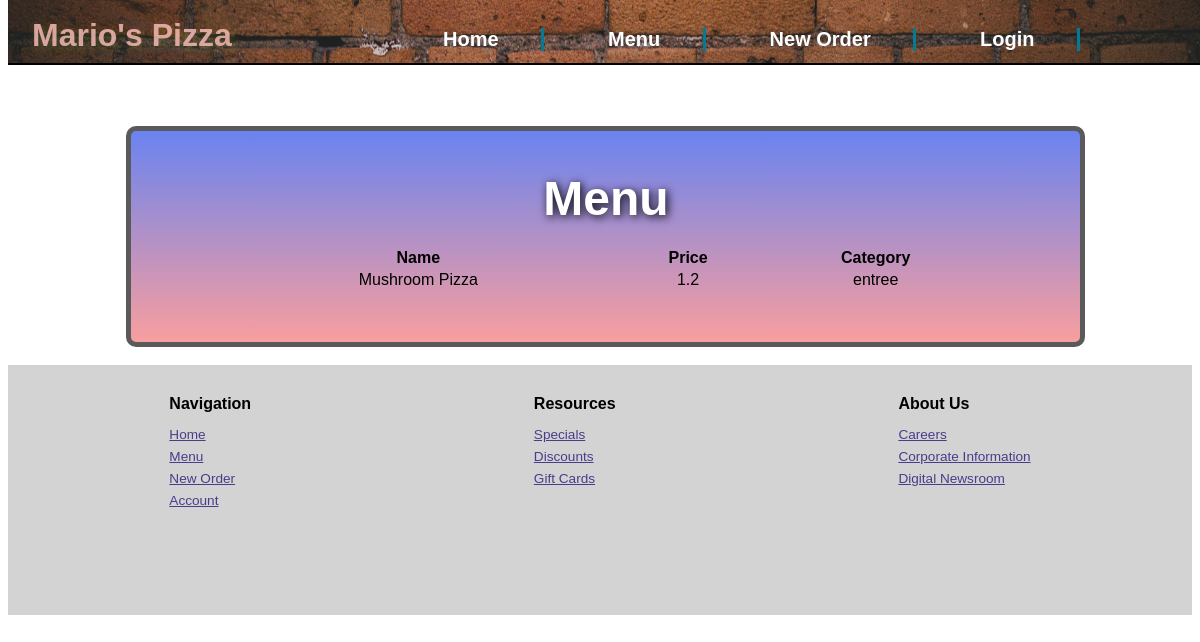
Before: /foods with the older database file.
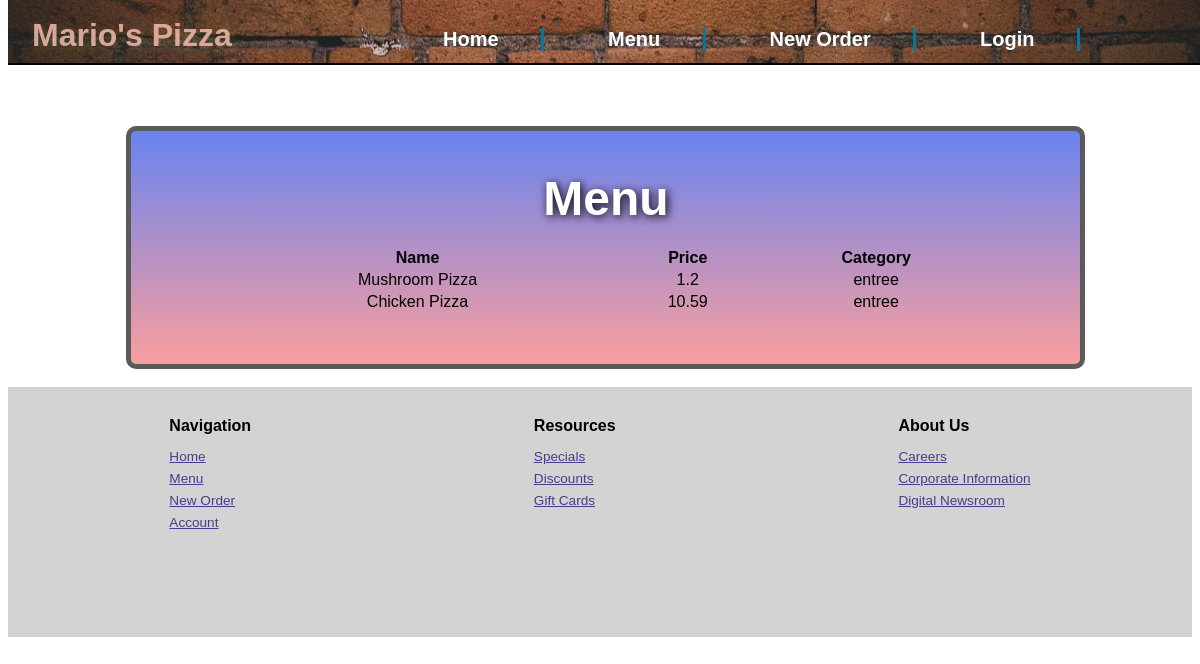
After: the same page with the newer database file.
### models.py (models this page shows)
class Food(db.Model):
    id = db.Column(db.Integer, primary_key=True)
    name = db.Column(db.String(50))
    price = db.Column(db.Float)
    category=db.Column(db.String(50))

### routes.py (the view)
@app.route('/foods', methods=['GET'])
def food_list():
    food_items = Food.query.all()
    return render_template('foods.html', food_items=food_items)

### templates/foods.html
{% extends 'base.html' %}
{% block content %}
        <div class="topcontainer" id="menutop">
            <h2>Menu</h2>
            <table>
            <thead>
                <tr>
                    <th>Name</th>
                    <th>Price</th>
                    <th>Category</th>
                </tr>
            </thead>
            <tbody>
                {% for food_item in food_items %}
                <tr>
                    <td>{{ food_item.name }}</td>
                    <td>{{ food_item.price }}</td>
                    <td>{{ food_item.category }}</td>
                </tr>
                {% endfor %}
            </tbody>
            </table>
        </div>
        {% endblock %}

### templates/base.html (shortened to what this page needs)
<!DOCTYPE html>
<html>
<head>
<link rel=stylesheet href=" {{ url_for('static', filename='css/main.css') }}">
</head>
<header>
    <h1>Mario's Pizza  </h1>
    <nav class="topnav">
        <ul class="navlist">
            {% if current_user.is_authenticated %}
                <li><a href="/logout">Logout</a></li>
                {% if current_user.is_admin() is not true %}
                    <li><a href="/orderhistory">Order History</a></li>
                {% endif %}
            {% else %}
                <li><a href="/login">Login</a></li>
            {% endif %}
            <li><a href="/order">New Order</a></li>
            <li><a href="/foods">Menu</a></li>
            <li><a href="/">Home</a></li>
        </ul>
    </nav>
</header>
Welcome to food ordering app
<body>
    <div class="gridcontainer">
        {% block content %}{% endblock %}
    </div>
</body>
<br/>
<footer>
    <div class="footerone">
        <h3>Navigation</h3>
        <p><a href="/">Home</a></p>
        <p><a href="/foods">Menu</a></p>
        <p><a href="/order">New Order</a></p>
        <p><a href="/login">Account</a></p>
    </div>
    <div class="footertwo">
        <h3>Resources</h3>
        <p><a href="/comingsoon">Specials</a></p>
        <p><a href="/comingsoon">Discounts</a></p>
        <p><a href="/comingsoon">Gift Cards</a></p>
    </div>
    <div class="footerthree">
        <h3>About Us</h3>
        <p><a href="/comingsoon">Careers</a></p>
        <p><a href="/comingsoon">Corporate Information</a></p>
        <p><a href="/comingsoon">Digital Newsroom</a></p>
    </div>
</footer>
</html>

### static/css/main.css (style rules this page uses)
* { box-sizing: border-box; font-size: 16px; font-family: Arial, Helvetica, sans-serif; }
body { display: relative; height: 100vh; }
.gridcontainer { grid-template-columns: repeat(20, 1fr); grid-template-rows: repeat(20, 1fr); grid-auto-rows: minmax( 100px, 300px); width: 81%; margin-top: 100px; margin-left: 10%; margin-right: 10%; }
header { position: fixed; top: 0px; width: 100vw; height: 8%; color: rgb(249, 171, 171); font-family: "arial", sans-serif; background-image: url('/static/images/topimage.jpg'); background-position: center; background-size: cover; border-bottom: 2px solid rgba(0, 0, 0); z-index: 99; }
header nav { list-style: none; position: fixed; display: inline-flex; width: 100%; top: 2%; }
header nav ul { display: flex; flex-direction: row-reverse; width: 100%; margin-right: 8%; list-style: none; }
header nav ul li { margin-left: 3%; flex-direction: row-reverse; border-right: 2px solid rgb(5, 121, 150); padding-right: 2%; }
@media only screen and (min-width: 900px) { header nav ul li { margin-right: 3%; padding-right: 4%; border-right: 3px solid rgb(5, 121, 150); } }
@media only screen and (min-width: 900px) { header nav ul li a { font-size: 1.25rem; } }
@media only screen and (min-width: 900px) { header nav { top: 1.5%; margin-bottom: 5%; } }
header nav ul li a { text-decoration: none; color: rgb(255, 255, 255); font-weight: 700; }
header h1 { font-size: 2rem; position: relative; display: flex; flex-direction: column-reverse; bottom: 7%; margin-left: 2%; color: rgba(250, 189, 189, 0.815); text-shadow: 2px 2px 10px rgba(255, 255, 0, 0.192); }
.topcontainer { position: relative; display: flex; flex-direction: column; background-size: cover; background-image: linear-gradient(rgba(88, 130, 255, 0.866), rgba(251, 160, 160, 0.913)); background-color: rgba(190, 32, 32, 0.519); background-repeat: no-repeat; min-height: 200px; border: 5px solid rgb(90, 90, 90); border-radius: 10px; }
.topcontainer h2 { margin-bottom: 0px; font-size: 2.5rem; color: white; text-shadow:2px 2px 10px rgba(0, 0, 0); }
@media only screen and (min-width: 750px) { .topcontainer h2 { font-size: 3rem; text-align: center; } }
@media only screen and (min-width: 750px) { .topcontainer { padding-left: 85px; padding-right: 85px; padding-bottom: 85px; text-align: center; } }
@media only screen and (min-width: 750px) { .topcontainer h2 { text-align: center; } }
#menutop { padding-bottom: 50px; }
#menutop h2 { margin-bottom: 20px; }
footer { position: relative; height: 250px; display: flex; width: auto; background-color: lightgray; justify-content: space-around; padding: 20px; }
.footerone, .footertwo, .footerthree { line-height: 5px; }
.footerone a, .footertwo a, .footerthree a { font-size: 0.85rem; color: darkslateblue; }
.footerone h3, .footertwo h3, .footerthree h3 { margin-bottom: 25px; }

Changed rows visible on the page:
added Food: name "Chicken Pizza", price "10.59", category "entree"
